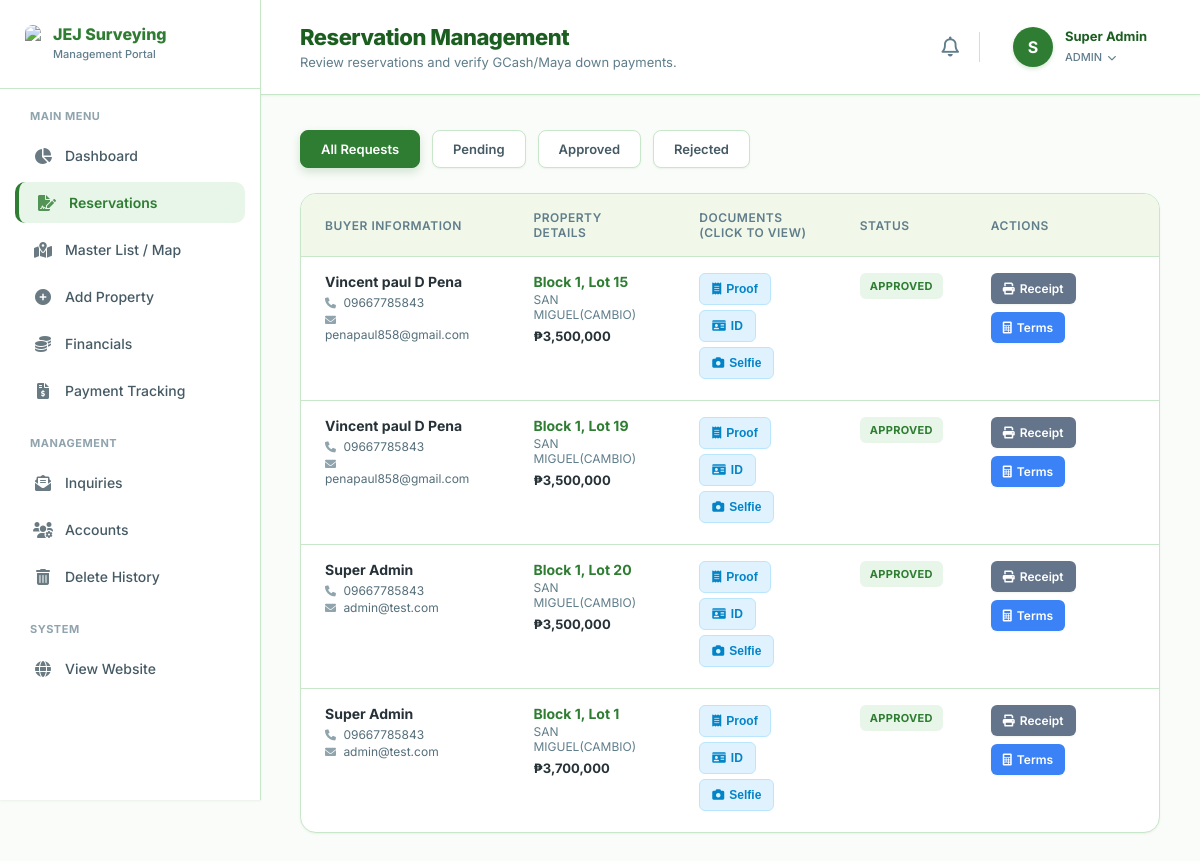
Screenshot of /reservation.php (signed in) with the database file from the repository.
### tables this page shows
CREATE TABLE `reservations` (
  `id` int(11) NOT NULL,
  `user_id` int(11) DEFAULT NULL,
  `contact_number` varchar(20) DEFAULT NULL,
  `email` varchar(100) DEFAULT NULL,
  `birth_date` date DEFAULT NULL,
  `lot_id` int(11) DEFAULT NULL,
  `reservation_date` datetime DEFAULT current_timestamp(),
  `status` enum('PENDING','APPROVED','CANCELLED') DEFAULT 'PENDING',
  `dp_proof` varchar(255) DEFAULT NULL,
  `dp_status` enum('UNPAID','VERIFYING','PAID') DEFAULT 'UNPAID',
  `payment_type` enum('CASH','INSTALLMENT') DEFAULT NULL,
  `installment_months` int(11) DEFAULT NULL,
  `monthly_payment` decimal(12,2) DEFAULT NULL,
  `payment_proof` varchar(255) DEFAULT NULL,
  `notes` text DEFAULT NULL,
  `buyer_address` text DEFAULT NULL,
  `valid_id_file` varchar(255) DEFAULT NULL,
  `selfie_with_id` varchar(255) DEFAULT NULL
);

CREATE TABLE `users` (
  `id` int(11) NOT NULL,
  `fullname` varchar(100) DEFAULT NULL,
  `email` varchar(100) DEFAULT NULL,
  `password` varchar(255) DEFAULT NULL,
  `phone` varchar(20) DEFAULT NULL,
  `role` enum('SUPER ADMIN','ADMIN','MANAGER','AGENT','BUYER') DEFAULT 'BUYER',
  `created_at` timestamp NOT NULL DEFAULT current_timestamp()
);

CREATE TABLE `lots` (
  `id` int(11) NOT NULL,
  `location` varchar(255) DEFAULT NULL,
  `phase_id` int(11) DEFAULT NULL,
  `block_no` varchar(10) DEFAULT NULL,
  `lot_no` varchar(10) DEFAULT NULL,
  `area` decimal(10,2) DEFAULT NULL,
  `price_per_sqm` decimal(10,2) DEFAULT NULL,
  `total_price` decimal(12,2) DEFAULT NULL,
  `status` enum('AVAILABLE','RESERVED','SOLD') DEFAULT 'AVAILABLE',
  `property_overview` text DEFAULT NULL,
  `coordinates` varchar(50) DEFAULT NULL,
  `lot_image` varchar(255) DEFAULT 'default_lot.jpg',
  `property_type` enum('Subdivision','Lot','Land','Farm','Shop','Business') DEFAULT 'Subdivision',
  `latitude` decimal(10,8) DEFAULT NULL,
  `longitude` decimal(11,8) DEFAULT NULL,
  `points` text DEFAULT NULL
);

### reservation.php (the view, shortened to what this page needs)
<?php
include 'config.php';
$status_filter = $_GET['status'] ?? 'ALL';
$where_sql = "1";
$query = "SELECT r.*, u.fullname, u.email as user_email, l.block_no, l.lot_no, l.total_price, l.location
          FROM reservations r
          JOIN users u ON r.user_id = u.id
          JOIN lots l ON r.lot_id = l.id
          WHERE $where_sql
          ORDER BY r.reservation_date DESC";
$res = $conn->query($query);
?>
<!DOCTYPE html>
<html lang="en">
<head>
    <link rel="stylesheet" href="https://cdnjs.cloudflare.com/ajax/libs/font-awesome/6.0.0/css/all.min.css">
</head>
<body>
    <div class="sidebar">
        <div class="brand-box">
            <img src="assets/logo.png" style="height: 38px; width: auto; border-radius: 8px;">
            <div style="line-height: 1.1;">
                <span style="font-size: 16px; font-weight: 800; color: var(--primary); display: block;">JEJ Surveying</span>
                <span style="font-size: 11px; color: var(--text-muted); font-weight: 500;">Management Portal</span>
            </div>
        </div>
        <div class="sidebar-menu">
            <small style="padding: 0 15px; color: #90a4ae; font-weight: 700; font-size: 11px; display: block; margin-bottom: 12px; letter-spacing: 0.5px;">MAIN MENU</small>
            <a href="admin.php?view=dashboard" class="menu-link"><i class="fa-solid fa-chart-pie"></i> Dashboard</a>
            <a href="reservation.php" class="menu-link active"><i class="fa-solid fa-file-signature"></i> Reservations</a>
            <a href="master_list.php" class="menu-link"><i class="fa-solid fa-map-location-dot"></i> Master List / Map</a>
            <a href="admin.php?view=inventory" class="menu-link"><i class="fa-solid fa-plus-circle"></i> Add Property</a>
            <a href="financial.php" class="menu-link"><i class="fa-solid fa-coins"></i> Financials</a>
            <a href="payment_tracking.php" class="menu-link"><i class="fa-solid fa-file-invoice-dollar"></i> Payment Tracking</a>
            <small style="padding: 0 15px; color: #90a4ae; font-weight: 700; font-size: 11px; display: block; margin-top: 25px; margin-bottom: 12px; letter-spacing: 0.5px;">MANAGEMENT</small>
            <a href="inquiries.php" class="menu-link"><i class="fa-solid fa-envelope-open-text"></i> Inquiries</a>
            <a href="accounts.php" class="menu-link"><i class="fa-solid fa-users-gear"></i> Accounts</a>
            <a href="delete_history.php" class="menu-link"><i class="fa-solid fa-trash-can"></i> Delete History</a>
            <small style="padding: 0 15px; color: #90a4ae; font-weight: 700; font-size: 11px; display: block; margin-top: 25px; margin-bottom: 12px; letter-spacing: 0.5px;">SYSTEM</small>
            <a href="index.php" class="menu-link" target="_blank"><i class="fa-solid fa-globe"></i> View Website</a>
        </div>
    </div>
    <div class="main-panel">
        <div class="top-header">
            <div class="header-title">
                <h1>Reservation Management</h1>
                <p>Review reservations and verify GCash/Maya down payments.</p>
            </div>
            <div style="display: flex; align-items: center; gap: 20px;">
                <a href="notifications.php" style="position: relative; color: #607d8b; font-size: 20px; text-decoration: none; transition: color 0.3s ease;" title="Notifications">
                    <i class="fa-regular fa-bell"></i>
                </a>
                <div class="profile-dropdown">
                    <div class="profile-trigger">
                        <div class="profile-avatar"><?= strtoupper(substr($_SESSION['fullname'] ?? 'A', 0, 1)) ?></div>
                        <div class="profile-info">
                            <strong><?= htmlspecialchars($_SESSION['fullname'] ?? 'Administrator') ?></strong>
                            <small><?= $_SESSION['role'] ?? 'System Admin' ?> <i class="fa-solid fa-chevron-down" style="font-size: 9px; margin-left: 3px;"></i></small>
                        </div>
                    </div>
                </div>
            </div>
        </div>
        <div class="content-area">
            <div class="tabs">
                <a href="reservation.php?status=ALL" class="tab-link <?= $status_filter=='ALL'?'active':'' ?>">All Requests</a>
                <a href="reservation.php?status=PENDING" class="tab-link <?= $status_filter=='PENDING'?'active':'' ?>">Pending</a>
                <a href="reservation.php?status=APPROVED" class="tab-link <?= $status_filter=='APPROVED'?'active':'' ?>">Approved</a>
                <a href="reservation.php?status=REJECTED" class="tab-link <?= $status_filter=='REJECTED'?'active':'' ?>">Rejected</a>
            </div>
            <div class="table-container">
                <table>
                    <thead>
                        <tr>
                            <th style="width: 25%;">Buyer Information</th>
                            <th style="width: 20%;">Property Details</th>
                            <th style="width: 20%;">Documents (Click to View)</th>
                            <th style="width: 10%;">Status</th>
                            <th style="width: 25%;">Actions</th>
                        </tr>
                    </thead>
                    <tbody>
                        <?php if($res && $res->num_rows > 0): ?>
                            <?php while($row = $res->fetch_assoc()):
                                $dp_status = isset($row['dp_status']) ? $row['dp_status'] : 'UNPAID';
                            ?>
                            <tr style="<?= ($dp_status == 'VERIFYING') ? 'background-color: #f0f9ff;' : '' ?>">
                                <td>
                                    <div style="font-weight: 700; color: #263238; margin-bottom: 5px; font-size: 14px;">
                                        <?= htmlspecialchars($row['fullname']) ?>
                                    </div>
                                    <div style="font-size:12px; color:#546e7a; margin-bottom: 2px;"><i class="fa-solid fa-phone" style="font-size:11px; color:#90a4ae; width: 15px;"></i> <?= $row['contact_number'] ?></div>
                                    <div style="font-size:12px; color:#546e7a;"><i class="fa-solid fa-envelope" style="font-size:11px; color:#90a4ae; width: 15px;"></i> <?= $row['email'] ?? $row['user_email'] ?></div>
                                </td>
                                <td>
                                    <div style="font-weight: 700; color: var(--primary);">Block <?= $row['block_no'] ?>, Lot <?= $row['lot_no'] ?></div>
                                    <div style="font-size: 12px; color: var(--text-muted); margin-top: 2px;"><?= $row['location'] ?></div>
                                    <div style="font-weight: 700; font-size: 13px; margin-top: 6px; color: #263238;">₱<?= number_format($row['total_price']) ?></div>
                                </td>
                                <td>
                                    <button class="btn-doc" onclick="showDoc('uploads/<?= $row['payment_proof'] ?>')" title="View Proof of Payment">
                                        <i class="fa-solid fa-receipt"></i> Proof
                                    </button>
                                    <button class="btn-doc" onclick="showDoc('uploads/<?= $row['valid_id_file'] ?>')" title="View Valid ID">
                                        <i class="fa-solid fa-id-card"></i> ID
                                    </button>
                                    <button class="btn-doc" onclick="showDoc('uploads/<?= $row['selfie_with_id'] ?>')" title="View Selfie">
                                        <i class="fa-solid fa-camera"></i> Selfie
                                    </button>
                                </td>
                                <td>
                                    <span class="status-badge status-<?= $row['status'] ?>" style="margin-bottom:5px; display:inline-block;"><?= $row['status'] ?></span>
                                    <br>
                                </td>
                                <td>
                                    <div class="action-forms">
                                        <?php if($row['status'] == 'APPROVED'): ?>
                                            <a href="receipt.php?id=<?= $row['id'] ?>" target="_blank" class="btn-action btn-receipt">
                                                <i class="fa-solid fa-print"></i> Receipt
                                            </a>
                                            <a href="payment_terms.php?res_id=<?= $row['id'] ?>" class="btn-action btn-terms">
                                                <i class="fa-solid fa-calculator"></i> Terms
                                            </a>
                                        <?php endif; ?>
                                    </div>
                                </td>
                            </tr>
                            <?php endwhile; ?>
                        <?php endif; ?>
                    </tbody>
                </table>
            </div>
        </div>
    </div>
</body>
</html>

### rows the page displays
reservations: user.fullname "Vincent paul D Pena", contact_number "09667785843", user.email "penapaul858@gmail.com", lot.block_no "1", lot.lot_no "15", lot.location "SAN MIGUEL(CAMBIO)", lot.total_price "3,500,000", status "APPROVED"
reservations: user.fullname "Vincent paul D Pena", contact_number "09667785843", user.email "penapaul858@gmail.com", lot.block_no "1", lot.lot_no "19", lot.location "SAN MIGUEL(CAMBIO)", lot.total_price "3,500,000", status "APPROVED"
reservations: user.fullname "Super Admin", contact_number "09667785843", user.email "admin@test.com", lot.block_no "1", lot.lot_no "20", lot.location "SAN MIGUEL(CAMBIO)", lot.total_price "3,500,000", status "APPROVED"
reservations: user.fullname "Super Admin", contact_number "09667785843", user.email "admin@test.com", lot.block_no "1", lot.lot_no "1", lot.location "SAN MIGUEL(CAMBIO)", lot.total_price "3,700,000", status "APPROVED"

### other values shown
substr($_SESSION['fullname'] ?? 'A', 0, 1) "S"
$_SESSION['fullname'] "Super Admin"
$_SESSION['role'] "ADMIN"
